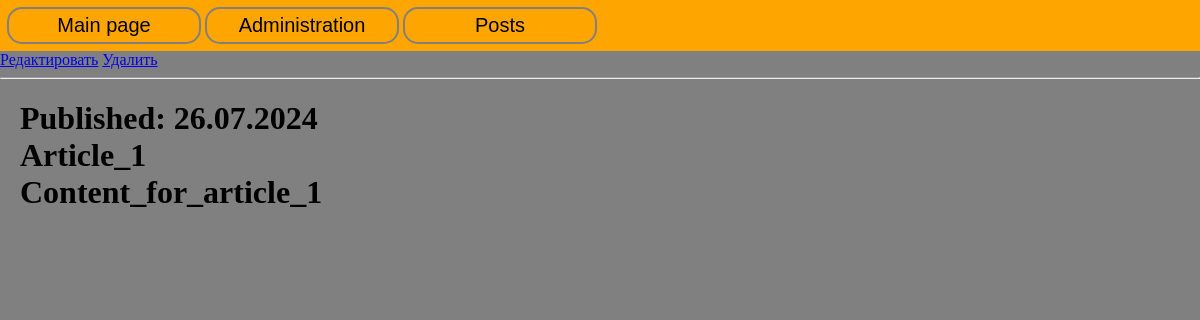
/posts/1, run on the app's committed database.
### news/models.py (models this page shows, shortened)
class Post(models.Model):
    post_type = models.CharField(max_length=31, choices=[('News', 'Новость'), ('Article', 'Статья')])
    add_date = models.DateTimeField(auto_now_add=True)
    title = models.CharField(max_length=255)
    content = models.TextField()
    rating = models.IntegerField(null=True, auto_created=0)
    author = models.ForeignKey(Author, on_delete=models.CASCADE, null=True)
    category = models.ManyToManyField(Category, through='PostCategory')

### news/views.py (the view)
# urls.py: path('posts/<int:pk>', PostDetails.as_view(), name='post_detailed'),
class PostDetails(DetailView):
    model = Post
    template_name = 'news/post_detailed.html'
    context_object_name = 'post'

### news/templatetags/custom_filters.py (called while the page is built)
@register.filter
def censor(string_to_check):
    bad_words = {
        'редиска': 'р******',
        'морковка': 'м*******',
        'капуста': 'к******'
    }
    list_string = string_to_check.split()
    formated_string = []
    for word in list_string:
        if word in bad_words.keys():
            formated_string.append(bad_words[word])
        else:
            formated_string.append(word)
    return ' '.join(formated_string)

### templates/news/post_detailed.html (shortened to what this page needs)
{% extends 'news/header.html' %}
{% load custom_filters %}
{% load custom_tags %}
{% block body %}
<div>
    <a href="{{ post.id }}/edit">Редактировать</a>
    <a href="{{ post.id }}/delete">Удалить</a>
</div><hr>
<div class="content" style="margin-left: 20px;">
    <h1>
        Published: {{ post.add_date|date:"d.m.Y" }}
        <br>
        {{ post.title }}
        <br>
        {{ post.content|censor }}
    </h1>
</div>
{% endblock %}

### static/news/css/styles.css (style rules this page uses)
body { background: grey; margin: 0; }

### data on the page
Post: add_date "26.07.2024", title "Article_1", content|censor "Content_for_article_1"
